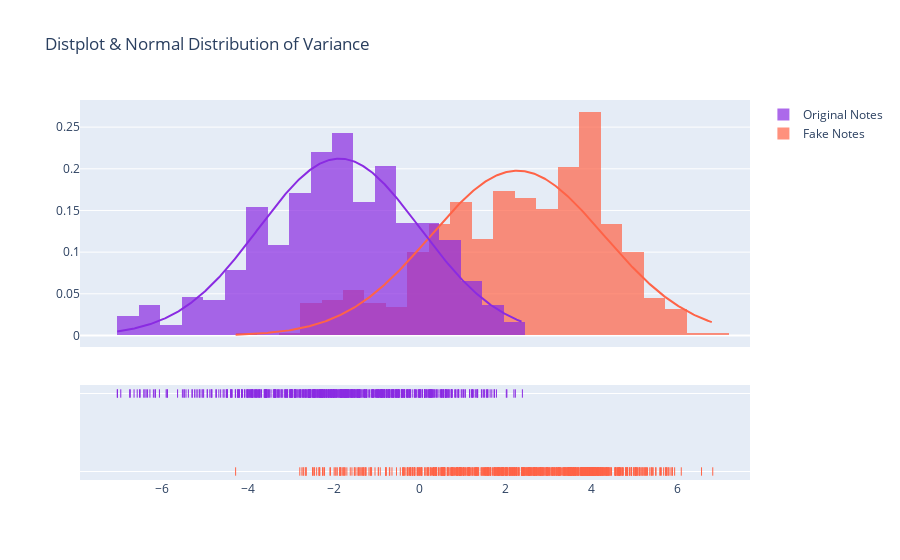

Notebook code cell kept with this figure:
### Code cell
x0 = np.array(df[df['class']==0]['variance'])
x1 = np.array(df[df['class']==1]['variance'])

group_labels = ['Fake Notes', 'Original Notes']
colors = ['tomato', 'blueviolet']

fig = ff.create_distplot([x0, x1], group_labels, bin_size=.5,
                         curve_type='normal', colors=colors)

fig.update_layout(title_text='Distplot & Normal Distribution of Variance')
fig.show()

### Figure 1 — Plotly figure (JSON) as saved in the notebook; plotly's stock layout.template omitted (floating-point values rounded to 4 significant figures; data arrays with more than 128 entries replaced by an {"elided": "..."} marker saying what was removed)
{"data": [{"autobinx": false, "histnorm": "probability density", "legendgroup": "Fake Notes", "marker": {"color": "tomato"}, "name": "Fake Notes", "opacity": 0.7, "type": "histogram", "x": {"elided": "762 float values"}, "xaxis": "x", "xbins": {"end": 6.825, "size": 0.5, "start": -4.286}, "yaxis": "y"}, {"autobinx": false, "histnorm": "probability density", "legendgroup": "Original Notes", "marker": {"color": "blueviolet"}, "name": "Original Notes", "opacity": 0.7, "type": "histogram", "x": {"elided": "610 float values"}, "xaxis": "x", "xbins": {"end": 2.392, "size": 0.5, "start": -7.042}, "yaxis": "y"}, {"legendgroup": "Fake Notes", "marker": {"color": "tomato"}, "mode": "lines", "name": "Fake Notes", "showlegend": false, "type": "scatter", "x": {"elided": "500 float values"}, "xaxis": "x", "y": {"elided": "500 float values"}, "yaxis": "y"}, {"legendgroup": "Original Notes", "marker": {"color": "blueviolet"}, "mode": "lines", "name": "Original Notes", "showlegend": false, "type": "scatter", "x": {"elided": "500 float values"}, "xaxis": "x", "y": {"elided": "500 float values"}, "yaxis": "y"}, {"legendgroup": "Fake Notes", "marker": {"color": "tomato", "symbol": "line-ns-open"}, "mode": "markers", "name": "Fake Notes", "showlegend": false, "type": "scatter", "x": {"elided": "762 float values"}, "xaxis": "x", "y": {"elided": "762 str values"}, "yaxis": "y2"}, {"legendgroup": "Original Notes", "marker": {"color": "blueviolet", "symbol": "line-ns-open"}, "mode": "markers", "name": "Original Notes", "showlegend": false, "type": "scatter", "x": {"elided": "610 float values"}, "xaxis": "x", "y": {"elided": "610 str values"}, "yaxis": "y2"}], "layout": {"barmode": "overlay", "hovermode": "closest", "legend": {"traceorder": "reversed"}, "title": {"text": "Distplot & Normal Distribution of Variance"}, "xaxis": {"anchor": "y2", "domain": [0, 1], "zeroline": false}, "yaxis": {"anchor": "free", "domain": [0.35, 1], "position": 0}, "yaxis2": {"anchor": "x", "domain": [0, 0.25], "dtick": 1, "showticklabels": false}}}
